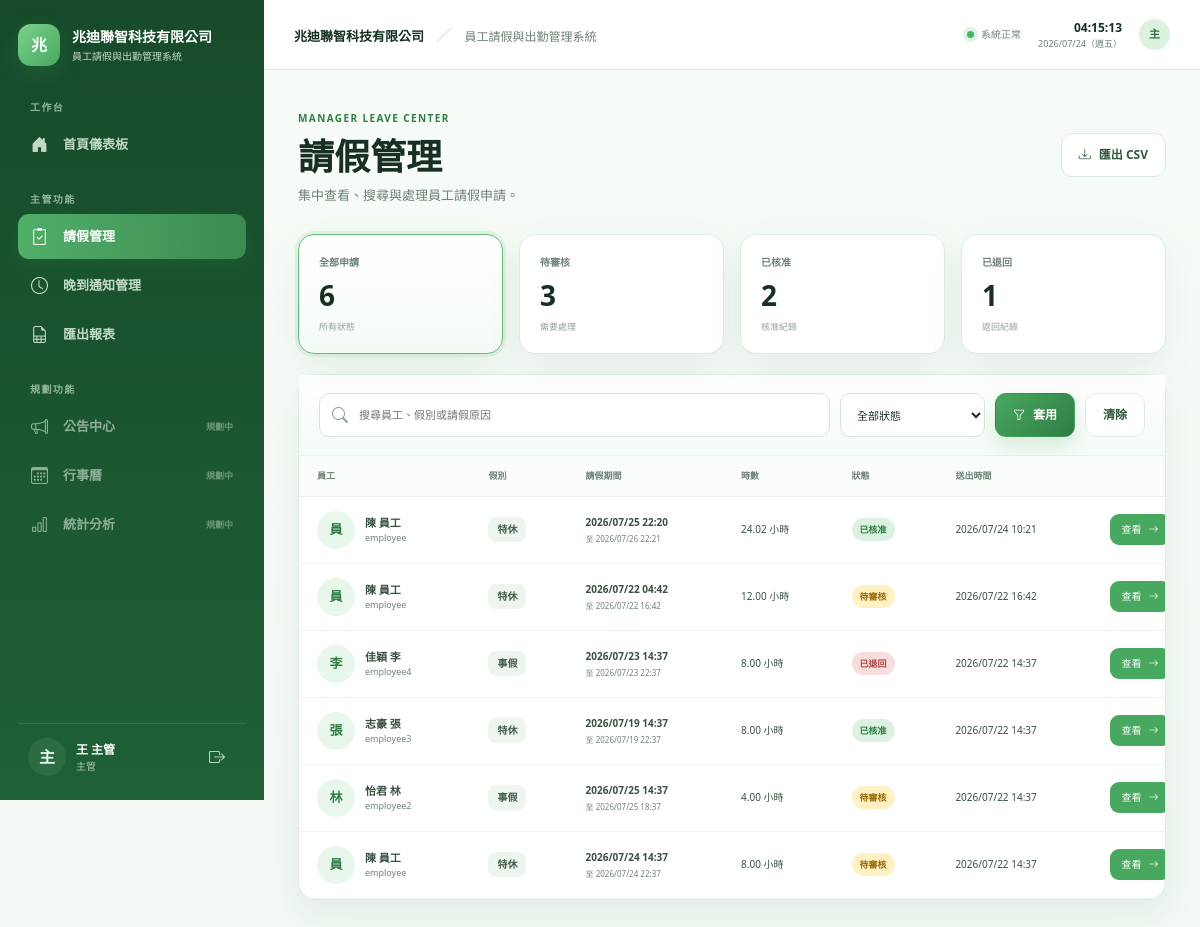
Page /manager/leave/ (signed in) on the committed database.
### leaveapp/models.py (models this page shows, shortened)
class Profile(models.Model):
    ROLE_EMPLOYEE = "employee"
    ROLE_MANAGER = "manager"
    ROLE_ADMIN = "admin"
    ROLE_CHOICES = [
        (ROLE_EMPLOYEE, "員工"),
        (ROLE_MANAGER, "主管"),
        (ROLE_ADMIN, "系統管理者"),
    ]
    user = models.OneToOneField(User, on_delete=models.CASCADE, related_name="profile")
    role = models.CharField(max_length=20, choices=ROLE_CHOICES, default=ROLE_EMPLOYEE)
    manager = models.ForeignKey(
        User,
        on_delete=models.SET_NULL,
        null=True,
        blank=True,
        related_name="team_members",
        verbose_name="直屬主管",
    )

class LeaveRequest(models.Model):
    STATUS_PENDING = "pending"
    STATUS_APPROVED = "approved"
    STATUS_REJECTED = "rejected"
    STATUS_CANCELLED = "cancelled"
    STATUS_CHOICES = [
        (STATUS_PENDING, "待審核"),
        (STATUS_APPROVED, "已核准"),
        (STATUS_REJECTED, "已退回"),
        (STATUS_CANCELLED, "已取消"),
    ]
    employee = models.ForeignKey(User, on_delete=models.CASCADE, related_name="leave_requests")
    leave_type = models.ForeignKey(LeaveType, on_delete=models.PROTECT)
    start_datetime = models.DateTimeField(verbose_name="開始時間")
    end_datetime = models.DateTimeField(verbose_name="結束時間")
    reason = models.TextField(verbose_name="請假原因")
    attachment = models.FileField(upload_to="leave_attachments/%Y/%m/", blank=True, null=True)
    status = models.CharField(max_length=20, choices=STATUS_CHOICES, default=STATUS_PENDING)
    manager = models.ForeignKey(
        User,
        on_delete=models.SET_NULL,
        null=True,
        blank=True,
        related_name="managed_leave_requests",
    )
    manager_comment = models.TextField(blank=True, verbose_name="主管備註")
    created_at = models.DateTimeField(auto_now_add=True)
    reviewed_at = models.DateTimeField(blank=True, null=True)
    balance_applied = models.BooleanField(default=False)
    class Meta:
        ordering = ["-created_at"]
    @property
    def duration_hours(self):
        if not self.start_datetime or not self.end_datetime:
            return Decimal("0.00")
        seconds = (self.end_datetime - self.start_datetime).total_seconds()
        return Decimal(str(max(seconds / 3600, 0))).quantize(Decimal("0.01"))

class LeaveType(models.Model):
    name = models.CharField(max_length=50, unique=True, verbose_name="假別名稱")
    requires_attachment = models.BooleanField(default=False, verbose_name="需附件")
    active = models.BooleanField(default=True, verbose_name="啟用")
    display_order = models.PositiveIntegerField(default=0, verbose_name="顯示順序")
    class Meta:
        ordering = ["display_order", "id"]
        verbose_name = "假別"
        verbose_name_plural = "假別"

### leaveapp/views.py (the view, shortened to what this page needs)
# urls.py: path("manager/leave/", views.manager_leave_list, name="manager_leave_list"),
@login_required
@manager_required
def manager_leave_list(request):
    query = request.GET.get("q", "").strip()
    status = request.GET.get("status", "all").strip()
    requests_qs = _manager_leave_queryset(request.user).select_related(
        "employee",
        "leave_type",
        "manager",
    )
    valid_statuses = {
        LeaveRequest.STATUS_PENDING,
        LeaveRequest.STATUS_APPROVED,
        LeaveRequest.STATUS_REJECTED,
        LeaveRequest.STATUS_CANCELLED,
    }
    if status in valid_statuses:
        requests_qs = requests_qs.filter(status=status)
    all_visible = _manager_leave_queryset(request.user)
    counts = {
        "all": all_visible.count(),
        "pending": all_visible.filter(status=LeaveRequest.STATUS_PENDING).count(),
        "approved": all_visible.filter(status=LeaveRequest.STATUS_APPROVED).count(),
        "rejected": all_visible.filter(status=LeaveRequest.STATUS_REJECTED).count(),
        "cancelled": all_visible.filter(status=LeaveRequest.STATUS_CANCELLED).count(),
    }
    return render(
        request,
        "leaveapp/manager_leave_list.html",
        {
            "leave_requests": requests_qs.order_by("-created_at"),
            "query": query,
            "status_filter": status,
            "counts": counts,
        },
    )

### leaveapp/views.py (called while the page is built)
def _manager_leave_queryset(user):
    if user.profile.role == Profile.ROLE_ADMIN:
        return LeaveRequest.objects.all()
    return LeaveRequest.objects.filter(manager=user)

### templates/leaveapp/manager_leave_list.html (shortened to what this page needs)
{% extends "base.html" %}
{% block content %}
<section class="page-heading manager-heading">
  <div>
    <span class="eyebrow">MANAGER LEAVE CENTER</span>
    <h1>請假管理</h1>
    <p>集中查看、搜尋與處理員工請假申請。</p>
  </div>
  <a class="btn-enterprise secondary" href="{% url 'export_csv' %}">
    <i class="bi bi-download"></i>匯出 CSV
  </a>
</section>
<section class="manager-stat-grid">
  <a href="?status=all" class="manager-stat-card {% if status_filter == 'all' %}selected{% endif %}">
    <small>全部申請</small><strong>{{ counts.all }}</strong><span>所有狀態</span>
  </a>
  <a href="?status=pending" class="manager-stat-card {% if status_filter == 'pending' %}selected{% endif %}">
    <small>待審核</small><strong>{{ counts.pending }}</strong><span>需要處理</span>
  </a>
  <a href="?status=approved" class="manager-stat-card {% if status_filter == 'approved' %}selected{% endif %}">
    <small>已核准</small><strong>{{ counts.approved }}</strong><span>核准紀錄</span>
  </a>
  <a href="?status=rejected" class="manager-stat-card {% if status_filter == 'rejected' %}selected{% endif %}">
    <small>已退回</small><strong>{{ counts.rejected }}</strong><span>退回紀錄</span>
  </a>
</section>
<article class="enterprise-panel manager-list-panel">
  <header class="manager-toolbar">
    <form method="get" class="manager-filter-form">
      <div class="manager-search">
        <i class="bi bi-search"></i>
        <input type="search" name="q" value="{{ query }}" placeholder="搜尋員工、假別或請假原因">
      </div>
      <select name="status">
        <option value="all" {% if status_filter == "all" %}selected{% endif %}>全部狀態</option>
      </select>
      <button class="btn-enterprise primary" type="submit"><i class="bi bi-funnel"></i>套用</button>
      <a class="btn-enterprise secondary" href="{% url 'manager_leave_list' %}">清除</a>
    </form>
  </header>
  {% if leave_requests %}
  <div class="manager-table-wrap">
    <table class="manager-table">
      <thead>
        <tr>
          <th>員工</th><th>假別</th><th>請假期間</th><th>時數</th><th>狀態</th><th>送出時間</th><th></th>
        </tr>
      </thead>
      <tbody>
        {% for item in leave_requests %}
        <tr>
          <td>
            <div class="person-cell">
              <span class="person-avatar">{{ item.employee.last_name|default:item.employee.username|slice:":1" }}</span>
              <span><strong>{{ item.employee.get_full_name|default:item.employee.username }}</strong><small>{{ item.employee.username }}</small></span>
            </div>
          </td>
          <td><span class="type-badge">{{ item.leave_type.name }}</span></td>
          <td><strong>{{ item.start_datetime|date:"Y/m/d H:i" }}</strong><small>至 {{ item.end_datetime|date:"Y/m/d H:i" }}</small></td>
          <td>{{ item.duration_hours }} 小時</td>
          <td><span class="status-badge {{ item.status }}">{{ item.get_status_display }}</span></td>
          <td>{{ item.created_at|date:"Y/m/d H:i" }}</td>
          <td><a class="review-link" href="{% url 'leave_detail' item.id %}">查看<i class="bi bi-arrow-right"></i></a></td>
        </tr>
        {% endfor %}
      </tbody>
    </table>
  </div>
  {% else %}
  <div class="empty-state">
    <span><i class="bi bi-search"></i></span>
    <strong>找不到符合條件的請假申請</strong>
    <p>請調整搜尋文字或篩選條件。</p>
  </div>
  {% endif %}
</article>
{% endblock %}

### templates/base.html (shortened to what this page needs)
{% load static %}
<!doctype html>
<html lang="zh-Hant">
<head>
  <link href="https://cdn.jsdelivr.net/npm/bootstrap@5.3.3/dist/css/bootstrap.min.css" rel="stylesheet">
  <link href="https://cdn.jsdelivr.net/npm/bootstrap-icons@1.11.3/font/bootstrap-icons.css" rel="stylesheet">
  <link rel="stylesheet" href="{% static 'css/style.css' %}">
</head>
<body>
{% if user.is_authenticated %}
<div class="app-shell">
  <aside class="sidebar d-none d-lg-flex">
    <a class="brand" href="{% url 'dashboard' %}">
      <span class="brand-mark">兆</span>
      <span class="brand-copy">
        <strong>兆迪聯智科技有限公司</strong>
        <small>員工請假與出勤管理系統</small>
      </span>
    </a>
    <nav class="sidebar-nav">
      <span class="nav-label">工作台</span>
      <a class="sidebar-link {% if request.resolver_match.url_name == 'dashboard' %}active{% endif %}" href="{% url 'dashboard' %}">
        <i class="bi bi-house-door-fill"></i><span>首頁儀表板</span>
      </a>
      {% if user.profile.role == "employee" %}
      <span class="nav-label nav-label-spaced">請假管理</span>
      <a class="sidebar-link" href="{% url 'create_leave' %}">
        <i class="bi bi-calendar2-plus"></i><span>新增請假</span>
      </a>
      <a class="sidebar-link" href="{% url 'dashboard' %}#my-requests">
        <i class="bi bi-journal-text"></i><span>我的請假紀錄</span>
      </a>
      <span class="nav-label nav-label-spaced">其他功能</span>
      <a class="sidebar-link" href="{% url 'create_late_notice' %}">
        <i class="bi bi-clock-history"></i><span>晚到通知</span>
      </a>
      {% else %}
      <span class="nav-label nav-label-spaced">主管功能</span>
      <a class="sidebar-link {% if request.resolver_match.url_name == 'manager_leave_list' %}active{% endif %}" href="{% url 'manager_leave_list' %}">
        <i class="bi bi-clipboard2-check"></i><span>請假管理</span>
      </a>
      <a class="sidebar-link {% if request.resolver_match.url_name == 'manager_late_list' %}active{% endif %}" href="{% url 'manager_late_list' %}">
        <i class="bi bi-clock"></i><span>晚到通知管理</span>
      </a>
      <a class="sidebar-link" href="{% url 'export_csv' %}">
        <i class="bi bi-file-earmark-spreadsheet"></i><span>匯出報表</span>
      </a>
      {% endif %}
      <span class="nav-label nav-label-spaced">規劃功能</span>
      <span class="sidebar-link disabled-link"><i class="bi bi-megaphone"></i><span>公告中心</span><small>規劃中</small></span>
      <span class="sidebar-link disabled-link"><i class="bi bi-calendar3"></i><span>行事曆</span><small>規劃中</small></span>
      <span class="sidebar-link disabled-link"><i class="bi bi-bar-chart"></i><span>統計分析</span><small>規劃中</small></span>
    </nav>
    <div class="sidebar-user">
      <span class="avatar">{{ user.last_name|default:user.username|slice:":1" }}</span>
      <span class="sidebar-user-copy">
        <strong>{{ user.get_full_name|default:user.username }}</strong>
        <small>{{ user.profile.get_role_display }}</small>
      </span>
      <form action="{% url 'logout' %}" method="post">
        <button class="icon-btn" title="登出"><i class="bi bi-box-arrow-right"></i></button>
      </form>
    </div>
  </aside>
  <div class="app-main">
    <header class="topbar">
      <div class="topbar-title">
        <strong>兆迪聯智科技有限公司</strong>
        <span>／</span>
        <small>員工請假與出勤管理系統</small>
      </div>
      <div class="topbar-right">
        <span class="system-online"><i></i>系統正常</span>
        <div class="live-clock d-none d-md-block">
          <strong id="liveTime">--:--:--</strong>
          <small id="liveDate">----/--/--</small>
        </div>
        <span class="topbar-avatar">{{ user.last_name|default:user.username|slice:":1" }}</span>
      </div>
    </header>
    <main class="content-area">
      {% block content %}{% endblock %}
    </main>
  </div>
</div>
{% endif %}
</body>
</html>

### rows in the picture
LeaveRequest: employee.last_name "員", employee.get_full_name "陳 員工", employee.username "employee", leave_type.name "特休", start_datetime "2026/07/25 22:20", end_datetime "2026/07/26 22:21", duration_hours "24.02", status "已核准", created_at "2026/07/24 10:21"
LeaveRequest: employee.last_name "員", employee.get_full_name "陳 員工", employee.username "employee", leave_type.name "特休", start_datetime "2026/07/22 04:42", end_datetime "2026/07/22 16:42", duration_hours "12.00", status "待審核", created_at "2026/07/22 16:42"
LeaveRequest: employee.last_name "李", employee.get_full_name "佳穎 李", employee.username "employee4", leave_type.name "事假", start_datetime "2026/07/23 14:37", end_datetime "2026/07/23 22:37", duration_hours "8.00", status "已退回", created_at "2026/07/22 14:37"
LeaveRequest: employee.last_name "張", employee.get_full_name "志豪 張", employee.username "employee3", leave_type.name "特休", start_datetime "2026/07/19 14:37", end_datetime "2026/07/19 22:37", duration_hours "8.00", status "已核准", created_at "2026/07/22 14:37"
LeaveRequest: employee.last_name "林", employee.get_full_name "怡君 林", employee.username "employee2", leave_type.name "事假", start_datetime "2026/07/25 14:37", end_datetime "2026/07/25 18:37", duration_hours "4.00", status "待審核", created_at "2026/07/22 14:37"
LeaveRequest: employee.last_name "員", employee.get_full_name "陳 員工", employee.username "employee", leave_type.name "特休", start_datetime "2026/07/24 14:37", end_datetime "2026/07/24 22:37", duration_hours "8.00", status "待審核", created_at "2026/07/22 14:37"

### other values in the picture
{{ user.last_name|default:user.username|slice:":1" }} "主"
{{ user.get_full_name|default:user.username }} "王 主管"
{{ user.profile.get_role_display }} "主管"
{{ counts.all }} "6"
{{ counts.pending }} "3"
{{ counts.approved }} "2"
{{ counts.rejected }} "1"
